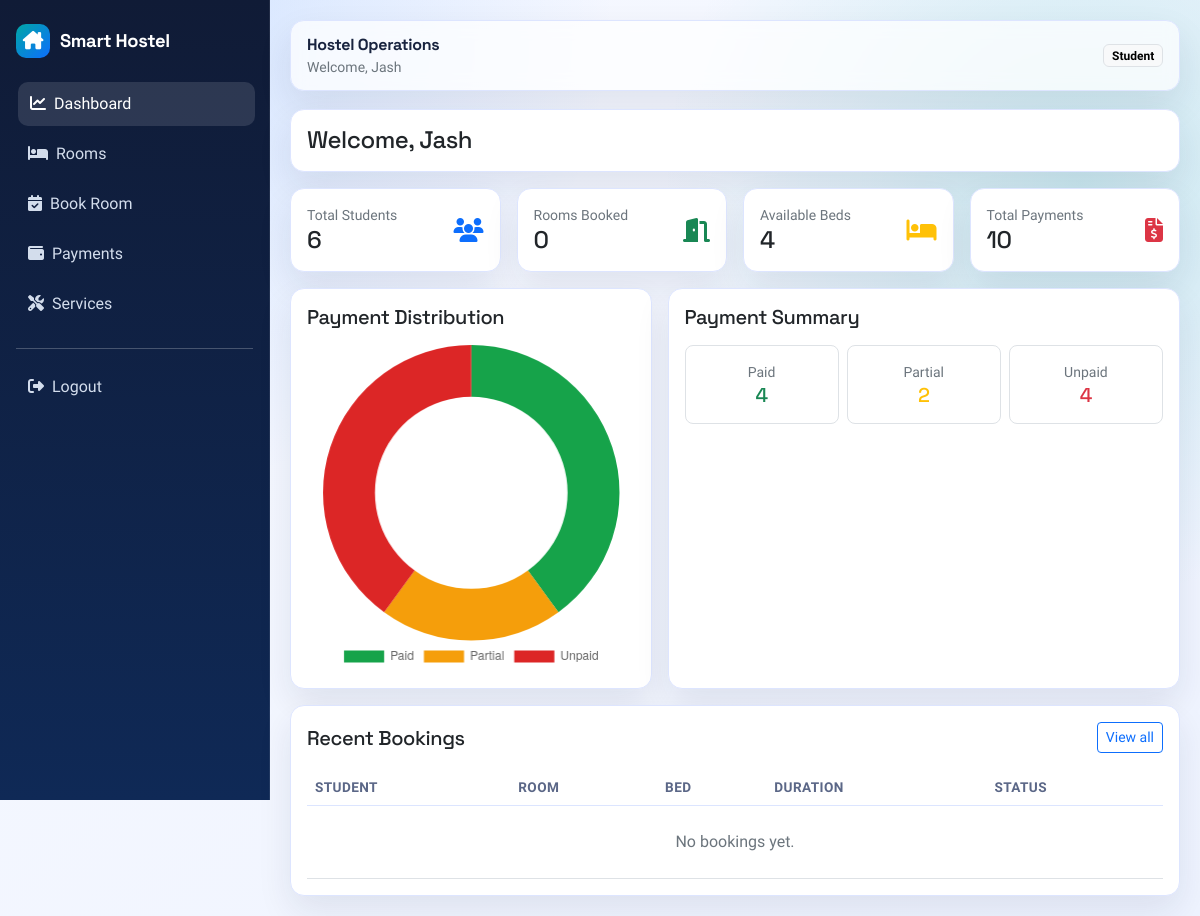
Page /dashboard (signed in) on the earlier database version.
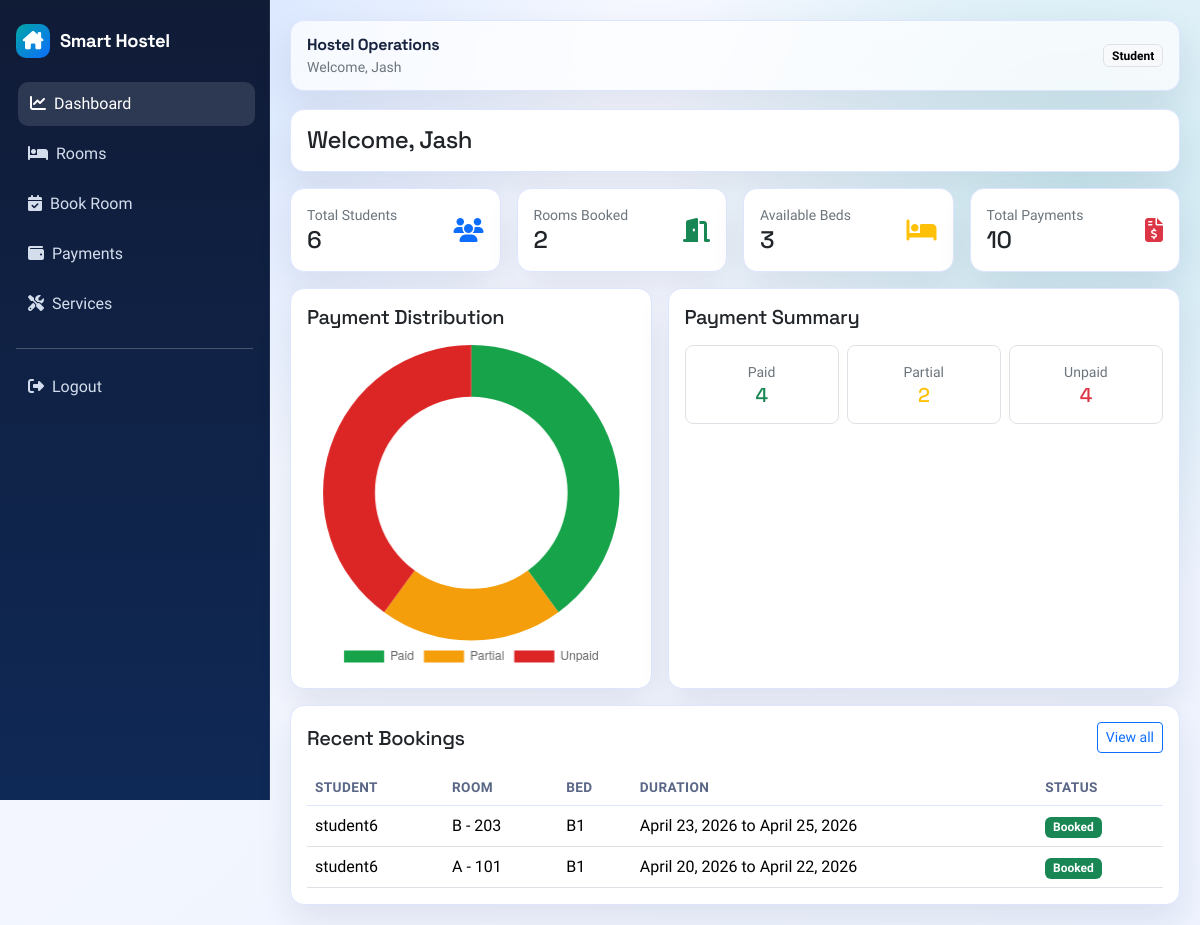
Same page on the later database version.
### bookings/models.py (models this page shows, shortened)
class Booking(models.Model):
	STATUS_BOOKED = "booked"
	STATUS_CANCELLED = "cancelled"
	STATUS_COMPLETED = "completed"
	STATUS_CHOICES = [
		(STATUS_BOOKED, "Booked"),
		(STATUS_CANCELLED, "Cancelled"),
		(STATUS_COMPLETED, "Completed"),
	]
	user = models.ForeignKey(settings.AUTH_USER_MODEL, on_delete=models.CASCADE, related_name="bookings")
	room = models.ForeignKey("hostel.Room", on_delete=models.PROTECT, related_name="bookings")
	bed = models.ForeignKey("hostel.Bed", on_delete=models.PROTECT, related_name="bookings")
	start_date = models.DateField()
	end_date = models.DateField()
	status = models.CharField(max_length=20, choices=STATUS_CHOICES, default=STATUS_BOOKED)
	qr_code = models.ImageField(upload_to="bookings/qr_codes/", blank=True, null=True)
	check_in_at = models.DateTimeField(blank=True, null=True)
	created_at = models.DateTimeField(auto_now_add=True)
	class Meta:
		ordering = ["-created_at"]

### accounts/models.py (models this page shows, shortened)
class User(AbstractUser):
	ROLE_ADMIN = "admin"
	ROLE_STUDENT = "student"
	ROLE_CHOICES = [
		(ROLE_ADMIN, "Admin"),
		(ROLE_STUDENT, "Student"),
	]
	role = models.CharField(max_length=20, choices=ROLE_CHOICES, default=ROLE_STUDENT)

### hostel/models.py (models this page shows, shortened)
class Room(models.Model):
	TYPE_SINGLE = "single"
	TYPE_DOUBLE = "double"
	TYPE_TRIPLE = "triple"
	TYPE_DORM = "dorm"
	ROOM_TYPE_CHOICES = [
		(TYPE_SINGLE, "Single"),
		(TYPE_DOUBLE, "Double"),
		(TYPE_TRIPLE, "Triple"),
		(TYPE_DORM, "Dorm"),
	]
	hostel = models.ForeignKey(Hostel, on_delete=models.CASCADE, related_name="rooms")
	room_number = models.CharField(max_length=30)
	room_type = models.CharField(max_length=20, choices=ROOM_TYPE_CHOICES)
	capacity = models.PositiveIntegerField()
	available_beds = models.IntegerField(default=0)
	class Meta:
		ordering = ["room_number"]
		unique_together = ("hostel", "room_number")

class Bed(models.Model):
	room = models.ForeignKey(Room, on_delete=models.CASCADE, related_name="beds")
	bed_number = models.CharField(max_length=30)
	is_available = models.BooleanField(default=True)
	class Meta:
		ordering = ["bed_number"]
		unique_together = ("room", "bed_number")

### accounts/views.py (the view, shortened to what this page needs)
# urls.py: path("dashboard", dashboard_view, name="dashboard"),
@login_required
def dashboard_view(request):
	is_admin = request.user.is_superuser or request.user.role == User.ROLE_ADMIN
	total_students = User.objects.filter(role=User.ROLE_STUDENT).count()
	rooms_booked = Booking.objects.filter(status=Booking.STATUS_BOOKED).values("room").distinct().count()
	available_beds = Bed.objects.filter(is_available=True).count()
	payment_summary = Payment.objects.aggregate(
		paid=Count("id", filter=Q(status=Payment.STATUS_PAID)),
		partial=Count("id", filter=Q(status=Payment.STATUS_PARTIAL)),
		unpaid=Count("id", filter=Q(status=Payment.STATUS_UNPAID)),
	)
	revenue_chart_labels = []
	revenue_chart_values = []
	recent_bookings = Booking.objects.select_related("user", "room", "bed").order_by("-created_at")[:6]
	context = {
		"total_students": total_students,
		"rooms_booked": rooms_booked,
		"available_beds": available_beds,
		"payment_summary": payment_summary,
		"recent_bookings": recent_bookings,
		"chart_labels": ["Paid", "Partial", "Unpaid"],
		"chart_values": [
			payment_summary["paid"] or 0,
			payment_summary["partial"] or 0,
			payment_summary["unpaid"] or 0,
		],
	}
	if is_admin:
		context["revenue_chart_labels"] = revenue_chart_labels
		context["revenue_chart_values"] = revenue_chart_values
	return render(request, "dashboard.html", context)

### templates/dashboard.html (shortened to what the changed rows need)
{% extends "base.html" %}
{% load static %}
{% block content %}
<div class="row g-3 mb-3">
    <div class="col-md-6 col-xl-3">
        <div class="card card-soft h-100">
            <div class="card-body">
                <div class="d-flex justify-content-between align-items-center">
                    <div>
                        <div class="text-secondary small">Rooms Booked</div>
                        <h4 class="mb-0">{{ rooms_booked }}</h4>
                    </div>
                </div>
            </div>
        </div>
    </div>
    <div class="col-md-6 col-xl-3">
        <div class="card card-soft h-100">
            <div class="card-body">
                <div class="d-flex justify-content-between align-items-center">
                    <div>
                        <div class="text-secondary small">Available Beds</div>
                        <h4 class="mb-0">{{ available_beds }}</h4>
                    </div>
                </div>
            </div>
        </div>
    </div>
</div>
<div class="card card-soft">
    <div class="card-body">
        <div class="table-responsive">
            <table class="table align-middle mb-0">
                <thead>
                <tr>
                    <th>Student</th>
                    <th>Room</th>
                    <th>Bed</th>
                    <th>Duration</th>
                    <th>Status</th>
                </tr>
                </thead>
                <tbody>
                {% for booking in recent_bookings %}
                <tr>
                    <td>{{ booking.user.username }}</td>
                    <td>{{ booking.room.room_number }}</td>
                    <td>{{ booking.bed.bed_number }}</td>
                    <td>{{ booking.start_date }} to {{ booking.end_date }}</td>
                    <td>
                        {% if booking.status == "booked" %}
                        <span class="badge text-bg-success">Booked</span>
                        {% elif booking.status == "cancelled" %}
                        <span class="badge text-bg-secondary">Cancelled</span>
                        {% else %}
                        <span class="badge text-bg-primary">Completed</span>
                        {% endif %}
                    </td>
                </tr>
                {% empty %}
                <tr><td colspan="5" class="text-center text-secondary py-4">No bookings yet.</td></tr>
                {% endfor %}
                </tbody>
            </table>
        </div>
    </div>
</div>
{% endblock %}

Differences in the rows shown:
added Booking: user.username "student6", room.room_number "B - 203", bed.bed_number "B1", start_date "April 23, 2026", end_date "April 25, 2026", status "Booked"
added Booking: user.username "student6", room.room_number "A - 101", bed.bed_number "B1", start_date "April 20, 2026", end_date "April 22, 2026", status "Booked"
Other differences:
{{ rooms_booked }}: "0" → "2"
{{ available_beds }}: "4" → "3"
text no longer shown: "No bookings yet."
